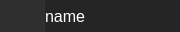
<?xml version="1.0" encoding="UTF-8"?>
<ui version="4.0">
 <class>toolContainerWidget</class>
 <widget class="QWidget" name="toolContainerWidget">
  <property name="geometry">
   <rect>
    <x>0</x>
    <y>0</y>
    <width>180</width>
    <height>32</height>
   </rect>
  </property>
  <property name="sizePolicy">
   <sizepolicy hsizetype="Ignored" vsizetype="Preferred">
    <horstretch>0</horstretch>
    <verstretch>0</verstretch>
   </sizepolicy>
  </property>
  <property name="minimumSize">
   <size>
    <width>180</width>
    <height>32</height>
   </size>
  </property>
  <property name="maximumSize">
   <size>
    <width>16777215</width>
    <height>32</height>
   </size>
  </property>
  <property name="windowTitle">
   <string>Form</string>
  </property>
  <property name="styleSheet">
   <string notr="true">/* background-color: rgba(34,34,34,191); */
QWidget#toolContainerWidget { background-color: rgba(34,34,34,191); }
QWidget#toolWidget { background-color: rgba(34,34,34,191); }
QLabel#nameLabel { background-color: rgba(34,34,34,191); color: rgb(255,255,255); }

QWidget#leftBorderWidget { border: 0px; background-color:transparent; background-image: url('./data/ui/images/comm/border.png'); background-position: top left; background-repeat: no-repeat; }
QWidget#rightBorderWidget { border: 0px; background-color:transparent; background-image: url('./data/ui/images/comm/border.png'); background-position: top left; background-repeat: no-repeat; }
</string>
  </property>
  <layout class="QHBoxLayout" name="horizontalLayout">
   <property name="spacing">
    <number>0</number>
   </property>
   <property name="margin">
    <number>0</number>
   </property>
   <item>
    <widget class="QWidget" name="leftBorderWidget" native="true">
     <property name="minimumSize">
      <size>
       <width>45</width>
       <height>0</height>
      </size>
     </property>
     <property name="maximumSize">
      <size>
       <width>45</width>
       <height>16777215</height>
      </size>
     </property>
     <property name="autoFillBackground">
      <bool>false</bool>
     </property>
    </widget>
   </item>
   <item>
    <widget class="QLabel" name="nameLabel">
     <property name="maximumSize">
      <size>
       <width>55</width>
       <height>16777215</height>
      </size>
     </property>
     <property name="font">
      <font>
       <family>Arial</family>
       <pointsize>12</pointsize>
      </font>
     </property>
     <property name="autoFillBackground">
      <bool>false</bool>
     </property>
     <property name="styleSheet">
      <string notr="true"/>
     </property>
     <property name="text">
      <string>name</string>
     </property>
    </widget>
   </item>
   <item>
    <widget class="QWidget" name="toolWidget" native="true">
     <layout class="QHBoxLayout" name="horizontalLayout_3">
      <property name="spacing">
       <number>0</number>
      </property>
      <property name="margin">
       <number>0</number>
      </property>
     </layout>
    </widget>
   </item>
  </layout>
 </widget>
 <resources/>
 <connections/>
</ui>
